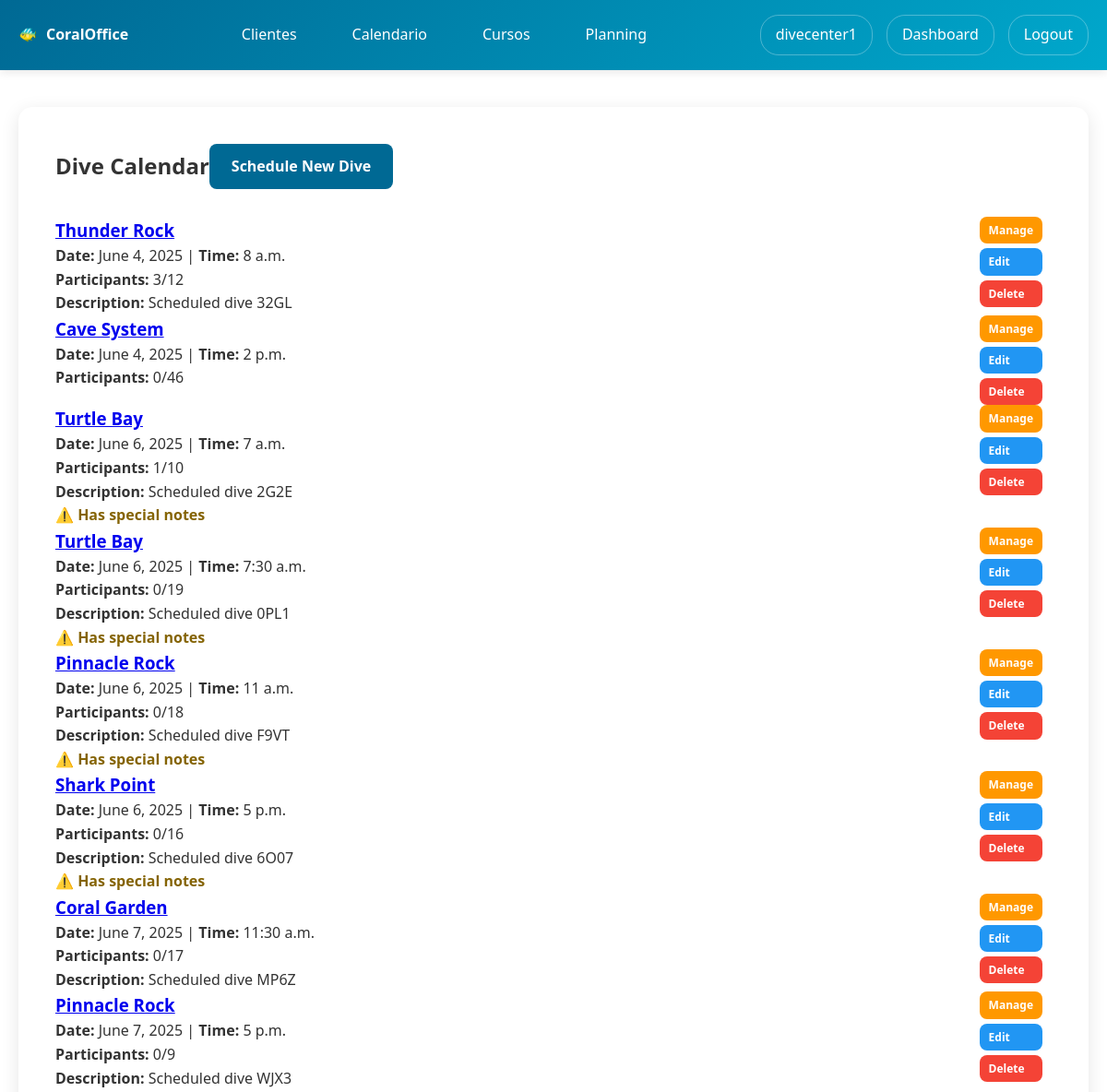
/users/calendar/ (signed in, upper part), run on an earlier commit of the app's database.
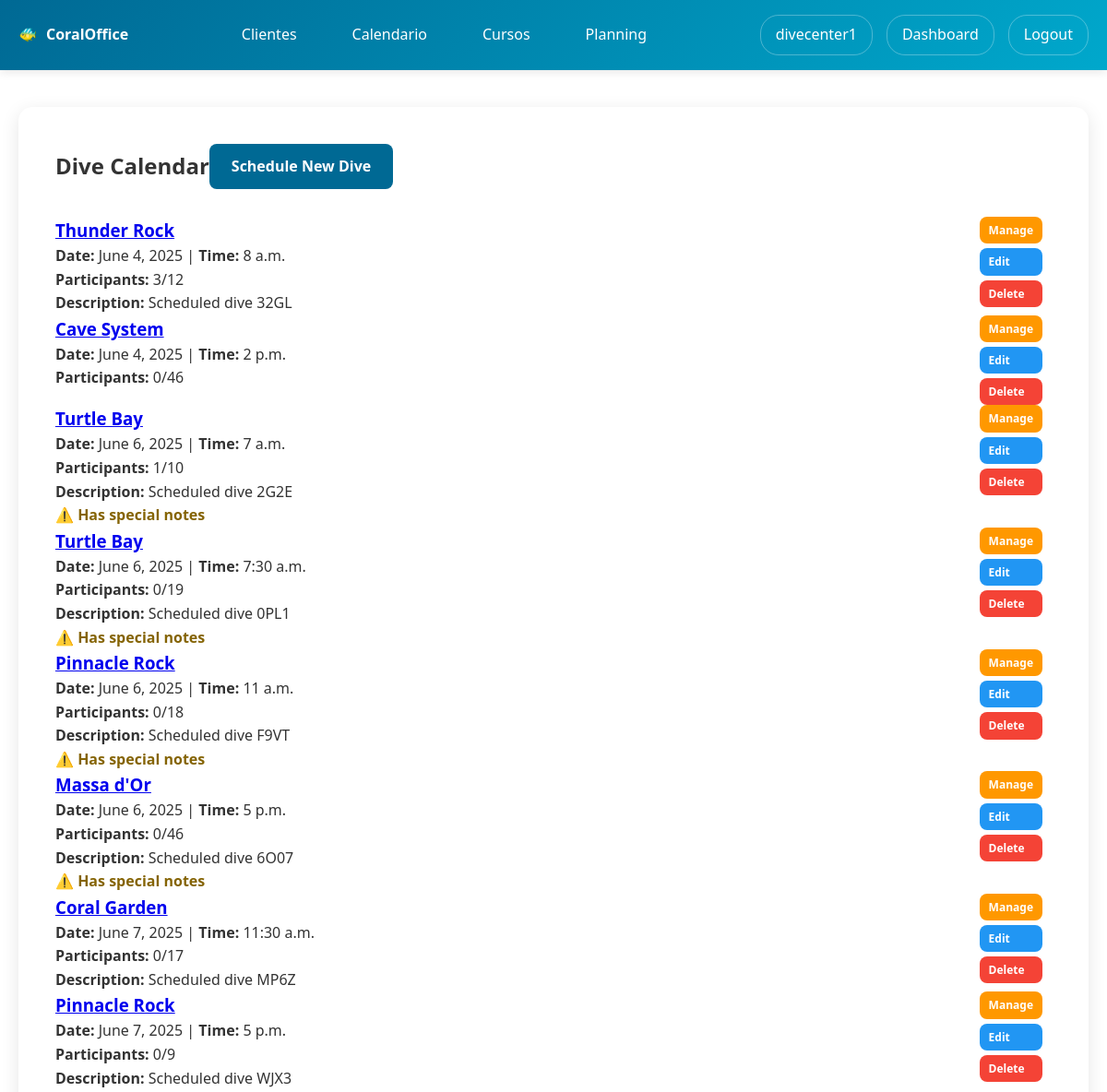
And on a later commit of the database.
### users/models.py (models this page shows, shortened)
class DiveSchedule(models.Model):
    diving_center = models.ForeignKey(User, on_delete=models.CASCADE, related_name='dive_schedules')
    date = models.DateField()
    time = models.TimeField()
    dive_site = models.ForeignKey(DivingSite, on_delete=models.CASCADE, related_name='scheduled_dives')
    max_participants = models.IntegerField(default=46)
    description = models.TextField(blank=True)
    special_notes = models.TextField(blank=True, help_text="Special requirements or important notes for this dive")
    created_at = models.DateTimeField(auto_now_add=True)
    def get_participant_count(self):
        return self.customer_activities.count()

class DivingSite(models.Model):
    diving_center = models.ForeignKey(User, on_delete=models.CASCADE, related_name='diving_sites')
    name = models.CharField(max_length=100)
    location = models.CharField(max_length=200)
    depth_min = models.FloatField(help_text="Minimum depth in meters")
    depth_max = models.FloatField(help_text="Maximum depth in meters")
    difficulty_level = models.CharField(max_length=20, choices=[
        ('BEGINNER', 'Beginner'),
        ('INTERMEDIATE', 'Intermediate'),
        ('ADVANCED', 'Advanced'),
        ('EXPERT', 'Expert'),
    ], default='BEGINNER')
    description = models.TextField(blank=True)
    special_requirements = models.TextField(blank=True)
    created_at = models.DateTimeField(auto_now_add=True)
    def __str__(self):
        return self.name

### users/views.py (the view)
# urls.py: path('calendar/', views.dive_calendar, name='dive_calendar'),
@login_required
def dive_calendar(request):
    if not request.user.userprofile.is_diving_center:
        messages.error(request, 'Access denied.')
        return redirect('users:profile')
    dives = DiveSchedule.objects.filter(diving_center=request.user).order_by(
        'date', 'time')
    return render(request, 'users/dive_calendar.html', {'dives': dives})

### users/templates/users/dive_calendar.html (shortened to what this page needs)
{% extends 'users/base.html' %}
{% block users_content %}
<div style="display: flex; justify-content: between; align-items: center; margin-bottom: 30px;">
    <h2>Dive Calendar</h2>
    <a href="{% url 'users:schedule_dive' %}" class="btn">Schedule New Dive</a>
</div>
{% for dive in dives %}
    <div class="dive-card">
        <div style="display: flex; justify-content: space-between; align-items: flex-start;">
            <div style="flex: 1;">
                <h3><a href="{% url 'users:dive_detail' dive.id %}">{{ dive.dive_site }}</a></h3>
                <p><strong>Date:</strong> {{ dive.date }} | <strong>Time:</strong> {{ dive.time }}</p>
                <p><strong>Participants:</strong> {{ dive.get_participant_count }}/{{ dive.max_participants }}</p>
                {% if dive.description %}
                    <p><strong>Description:</strong> {{ dive.description|truncatewords:20 }}</p>
                {% endif %}
                {% if dive.special_notes %}
                    <p style="color: #856404; font-weight: bold;">⚠️ Has special notes</p>
                {% endif %}
            </div>
            <div style="display: flex; flex-direction: column; gap: 5px; margin-left: 15px;">
                <a href="{% url 'users:manage_dive_participants' dive.id %}" class="btn" style="background: #ff9800; padding: 5px 10px; font-size: 12px;">Manage</a>
                <a href="{% url 'users:edit_dive' dive.id %}" class="btn" style="background: #2196f3; padding: 5px 10px; font-size: 12px;">Edit</a>
                <a href="{% url 'users:delete_dive' dive.id %}" class="btn" style="background: #f44336; padding: 5px 10px; font-size: 12px;">Delete</a>
            </div>
        </div>
    </div>
    {% endfor %}
{% endblock %}

What changed in the data, as far as the page shows it:
changed DiveSchedule "Scheduled dive 6O07": dive_site "Shark Point" → "Massa d'Or"; max_participants "16" → "46"
